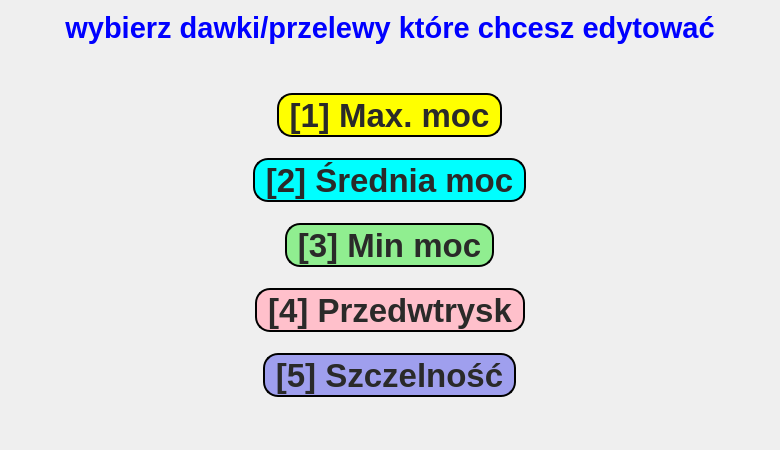
<?xml version="1.0" encoding="UTF-8"?>
<ui version="4.0">
 <class>RatioChoiceDialog</class>
 <widget class="QDialog" name="RatioChoiceDialog">
  <property name="geometry">
   <rect>
    <x>0</x>
    <y>0</y>
    <width>780</width>
    <height>450</height>
   </rect>
  </property>
  <property name="minimumSize">
   <size>
    <width>780</width>
    <height>450</height>
   </size>
  </property>
  <property name="maximumSize">
   <size>
    <width>780</width>
    <height>450</height>
   </size>
  </property>
  <property name="font">
   <font>
    <pointsize>12</pointsize>
    <weight>75</weight>
    <bold>true</bold>
   </font>
  </property>
  <property name="windowTitle">
   <string>Wprowadź dane</string>
  </property>
  <layout class="QVBoxLayout" name="verticalLayout">
   <item>
    <widget class="QLabel" name="label">
     <property name="sizePolicy">
      <sizepolicy hsizetype="Expanding" vsizetype="Fixed">
       <horstretch>0</horstretch>
       <verstretch>0</verstretch>
      </sizepolicy>
     </property>
     <property name="font">
      <font>
       <pointsize>22</pointsize>
       <weight>75</weight>
       <bold>true</bold>
      </font>
     </property>
     <property name="styleSheet">
      <string notr="true">color: blue;</string>
     </property>
     <property name="text">
      <string>&lt;html&gt;&lt;head/&gt;&lt;body&gt;&lt;p&gt;wybierz dawki/przelewy które chcesz edytować&lt;/p&gt;&lt;/body&gt;&lt;/html&gt;</string>
     </property>
     <property name="alignment">
      <set>Qt::AlignCenter</set>
     </property>
    </widget>
   </item>
   <item>
    <spacer name="verticalSpacer_3">
     <property name="orientation">
      <enum>Qt::Vertical</enum>
     </property>
     <property name="sizeHint" stdset="0">
      <size>
       <width>20</width>
       <height>40</height>
      </size>
     </property>
    </spacer>
   </item>
   <item alignment="Qt::AlignHCenter">
    <widget class="QToolButton" name="rmaxButton">
     <property name="font">
      <font>
       <pointsize>25</pointsize>
       <weight>75</weight>
       <bold>true</bold>
      </font>
     </property>
     <property name="styleSheet">
      <string notr="true">background-color: yellow;
border-radius: 15px;
border-width: 2px;
border-color: black;
border-style: outset;
color: #2a2a29;</string>
     </property>
     <property name="text">
      <string>[1] Max. moc</string>
     </property>
    </widget>
   </item>
   <item>
    <spacer name="verticalSpacer_4">
     <property name="orientation">
      <enum>Qt::Vertical</enum>
     </property>
     <property name="sizeType">
      <enum>QSizePolicy::Fixed</enum>
     </property>
     <property name="sizeHint" stdset="0">
      <size>
       <width>20</width>
       <height>15</height>
      </size>
     </property>
    </spacer>
   </item>
   <item alignment="Qt::AlignHCenter">
    <widget class="QToolButton" name="rmediumButton">
     <property name="font">
      <font>
       <pointsize>25</pointsize>
       <weight>75</weight>
       <bold>true</bold>
      </font>
     </property>
     <property name="styleSheet">
      <string notr="true">background-color: cyan;
border-radius: 15px;
border-width: 2px;
border-color: black;
border-style: outset;
color: #2a2a29;</string>
     </property>
     <property name="text">
      <string>[2] Średnia moc</string>
     </property>
    </widget>
   </item>
   <item>
    <spacer name="verticalSpacer_5">
     <property name="orientation">
      <enum>Qt::Vertical</enum>
     </property>
     <property name="sizeType">
      <enum>QSizePolicy::Fixed</enum>
     </property>
     <property name="sizeHint" stdset="0">
      <size>
       <width>20</width>
       <height>15</height>
      </size>
     </property>
    </spacer>
   </item>
   <item alignment="Qt::AlignHCenter">
    <widget class="QToolButton" name="rminimalButton">
     <property name="font">
      <font>
       <pointsize>25</pointsize>
       <weight>75</weight>
       <bold>true</bold>
      </font>
     </property>
     <property name="styleSheet">
      <string notr="true">background-color: lightGreen;
border-radius: 15px;
border-width: 2px;
border-color: black;
border-style: outset;
color: #2a2a29;</string>
     </property>
     <property name="text">
      <string>[3] Min moc</string>
     </property>
    </widget>
   </item>
   <item>
    <spacer name="verticalSpacer_6">
     <property name="orientation">
      <enum>Qt::Vertical</enum>
     </property>
     <property name="sizeType">
      <enum>QSizePolicy::Fixed</enum>
     </property>
     <property name="sizeHint" stdset="0">
      <size>
       <width>20</width>
       <height>15</height>
      </size>
     </property>
    </spacer>
   </item>
   <item alignment="Qt::AlignHCenter">
    <widget class="QToolButton" name="rxxButton">
     <property name="font">
      <font>
       <pointsize>25</pointsize>
       <weight>75</weight>
       <bold>true</bold>
      </font>
     </property>
     <property name="styleSheet">
      <string notr="true">background-color: pink;
border-radius: 15px;
border-width: 2px;
border-color: black;
border-style: outset;
color: #2a2a29;</string>
     </property>
     <property name="text">
      <string>[4] Przedwtrysk</string>
     </property>
    </widget>
   </item>
   <item>
    <spacer name="verticalSpacer_7">
     <property name="orientation">
      <enum>Qt::Vertical</enum>
     </property>
     <property name="sizeType">
      <enum>QSizePolicy::Fixed</enum>
     </property>
     <property name="sizeHint" stdset="0">
      <size>
       <width>20</width>
       <height>15</height>
      </size>
     </property>
    </spacer>
   </item>
   <item alignment="Qt::AlignHCenter">
    <widget class="QToolButton" name="rxxxButton">
     <property name="sizePolicy">
      <sizepolicy hsizetype="Fixed" vsizetype="Fixed">
       <horstretch>0</horstretch>
       <verstretch>0</verstretch>
      </sizepolicy>
     </property>
     <property name="font">
      <font>
       <pointsize>25</pointsize>
       <weight>75</weight>
       <bold>true</bold>
      </font>
     </property>
     <property name="styleSheet">
      <string notr="true">background-color: rgb(159, 159, 238);
border-radius: 15px;
border-width: 2px;
border-color: black;
border-style: outset;
color: #2a2a29;</string>
     </property>
     <property name="text">
      <string>[5] Szczelność</string>
     </property>
    </widget>
   </item>
   <item>
    <spacer name="verticalSpacer_2">
     <property name="orientation">
      <enum>Qt::Vertical</enum>
     </property>
     <property name="sizeHint" stdset="0">
      <size>
       <width>20</width>
       <height>40</height>
      </size>
     </property>
    </spacer>
   </item>
  </layout>
 </widget>
 <resources/>
 <connections/>
</ui>
